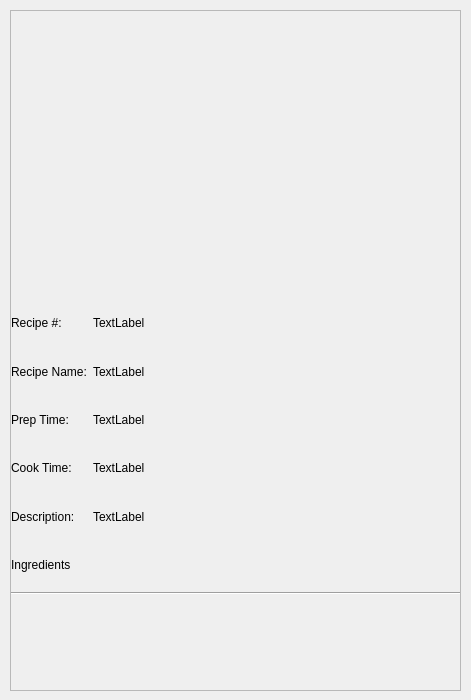
<?xml version="1.0" encoding="UTF-8"?>
<ui version="4.0">
 <class>RecipeDetails</class>
 <widget class="QDialog" name="RecipeDetails">
  <property name="geometry">
   <rect>
    <x>0</x>
    <y>0</y>
    <width>471</width>
    <height>700</height>
   </rect>
  </property>
  <property name="sizePolicy">
   <sizepolicy hsizetype="Minimum" vsizetype="Expanding">
    <horstretch>0</horstretch>
    <verstretch>0</verstretch>
   </sizepolicy>
  </property>
  <property name="maximumSize">
   <size>
    <width>16777215</width>
    <height>700</height>
   </size>
  </property>
  <property name="windowTitle">
   <string>Recipe Details</string>
  </property>
  <property name="sizeGripEnabled">
   <bool>false</bool>
  </property>
  <widget class="QScrollArea" name="scrollArea_2">
   <property name="geometry">
    <rect>
     <x>10</x>
     <y>10</y>
     <width>451</width>
     <height>681</height>
    </rect>
   </property>
   <property name="sizePolicy">
    <sizepolicy hsizetype="Fixed" vsizetype="Expanding">
     <horstretch>0</horstretch>
     <verstretch>0</verstretch>
    </sizepolicy>
   </property>
   <property name="sizeAdjustPolicy">
    <enum>QAbstractScrollArea::AdjustIgnored</enum>
   </property>
   <property name="widgetResizable">
    <bool>true</bool>
   </property>
   <widget class="QWidget" name="scrollAreaWidgetContents_2">
    <property name="geometry">
     <rect>
      <x>0</x>
      <y>0</y>
      <width>449</width>
      <height>679</height>
     </rect>
    </property>
    <property name="sizePolicy">
     <sizepolicy hsizetype="Expanding" vsizetype="Preferred">
      <horstretch>1</horstretch>
      <verstretch>0</verstretch>
     </sizepolicy>
    </property>
    <widget class="QWidget" name="verticalLayoutWidget">
     <property name="geometry">
      <rect>
       <x>0</x>
       <y>0</y>
       <width>490</width>
       <height>584</height>
      </rect>
     </property>
     <layout class="QVBoxLayout" name="verticalLayout">
      <item>
       <widget class="QLabel" name="image_box">
        <property name="text">
         <string/>
        </property>
        <property name="pixmap">
         <pixmap>images/asparagussoup_83241_16x9.jpg</pixmap>
        </property>
       </widget>
      </item>
      <item>
       <layout class="QGridLayout" name="recipe_1">
        <item row="2" column="1">
         <widget class="QLabel" name="recipe_prep_time">
          <property name="text">
           <string>TextLabel</string>
          </property>
         </widget>
        </item>
        <item row="3" column="1">
         <widget class="QLabel" name="recipe_cook_time">
          <property name="text">
           <string>TextLabel</string>
          </property>
         </widget>
        </item>
        <item row="6" column="1">
         <widget class="QLabel" name="recipe_ingredients">
          <property name="sizePolicy">
           <sizepolicy hsizetype="Minimum" vsizetype="Preferred">
            <horstretch>0</horstretch>
            <verstretch>0</verstretch>
           </sizepolicy>
          </property>
          <property name="text">
           <string/>
          </property>
         </widget>
        </item>
        <item row="0" column="1">
         <widget class="QLabel" name="recipe_number">
          <property name="sizePolicy">
           <sizepolicy hsizetype="Expanding" vsizetype="Preferred">
            <horstretch>0</horstretch>
            <verstretch>0</verstretch>
           </sizepolicy>
          </property>
          <property name="text">
           <string>TextLabel</string>
          </property>
         </widget>
        </item>
        <item row="0" column="0">
         <widget class="QLabel" name="first_recipe_0_0">
          <property name="sizePolicy">
           <sizepolicy hsizetype="Minimum" vsizetype="Preferred">
            <horstretch>0</horstretch>
            <verstretch>0</verstretch>
           </sizepolicy>
          </property>
          <property name="text">
           <string>Recipe #:</string>
          </property>
         </widget>
        </item>
        <item row="6" column="0">
         <widget class="QLabel" name="first_recipe_3_2">
          <property name="sizePolicy">
           <sizepolicy hsizetype="Minimum" vsizetype="Preferred">
            <horstretch>0</horstretch>
            <verstretch>0</verstretch>
           </sizepolicy>
          </property>
          <property name="text">
           <string>Ingredients</string>
          </property>
         </widget>
        </item>
        <item row="5" column="0">
         <widget class="QLabel" name="first_recipe_3_5">
          <property name="sizePolicy">
           <sizepolicy hsizetype="Minimum" vsizetype="Preferred">
            <horstretch>0</horstretch>
            <verstretch>0</verstretch>
           </sizepolicy>
          </property>
          <property name="text">
           <string>Description:</string>
          </property>
         </widget>
        </item>
        <item row="2" column="0">
         <widget class="QLabel" name="first_recipe_2_0">
          <property name="sizePolicy">
           <sizepolicy hsizetype="Minimum" vsizetype="Preferred">
            <horstretch>0</horstretch>
            <verstretch>0</verstretch>
           </sizepolicy>
          </property>
          <property name="text">
           <string>Prep Time:</string>
          </property>
         </widget>
        </item>
        <item row="1" column="0">
         <widget class="QLabel" name="first_recipe_1_0">
          <property name="sizePolicy">
           <sizepolicy hsizetype="Minimum" vsizetype="Preferred">
            <horstretch>0</horstretch>
            <verstretch>0</verstretch>
           </sizepolicy>
          </property>
          <property name="text">
           <string>Recipe Name:</string>
          </property>
         </widget>
        </item>
        <item row="3" column="0">
         <widget class="QLabel" name="first_recipe_3_0">
          <property name="sizePolicy">
           <sizepolicy hsizetype="Minimum" vsizetype="Preferred">
            <horstretch>0</horstretch>
            <verstretch>0</verstretch>
           </sizepolicy>
          </property>
          <property name="text">
           <string>Cook Time:</string>
          </property>
         </widget>
        </item>
        <item row="1" column="1">
         <widget class="QLabel" name="recipe_name">
          <property name="text">
           <string>TextLabel</string>
          </property>
         </widget>
        </item>
        <item row="5" column="1">
         <widget class="QLabel" name="recipe_description">
          <property name="text">
           <string>TextLabel</string>
          </property>
         </widget>
        </item>
       </layout>
      </item>
      <item>
       <widget class="Line" name="line">
        <property name="orientation">
         <enum>Qt::Horizontal</enum>
        </property>
       </widget>
      </item>
     </layout>
    </widget>
   </widget>
  </widget>
 </widget>
 <resources/>
 <connections/>
</ui>
